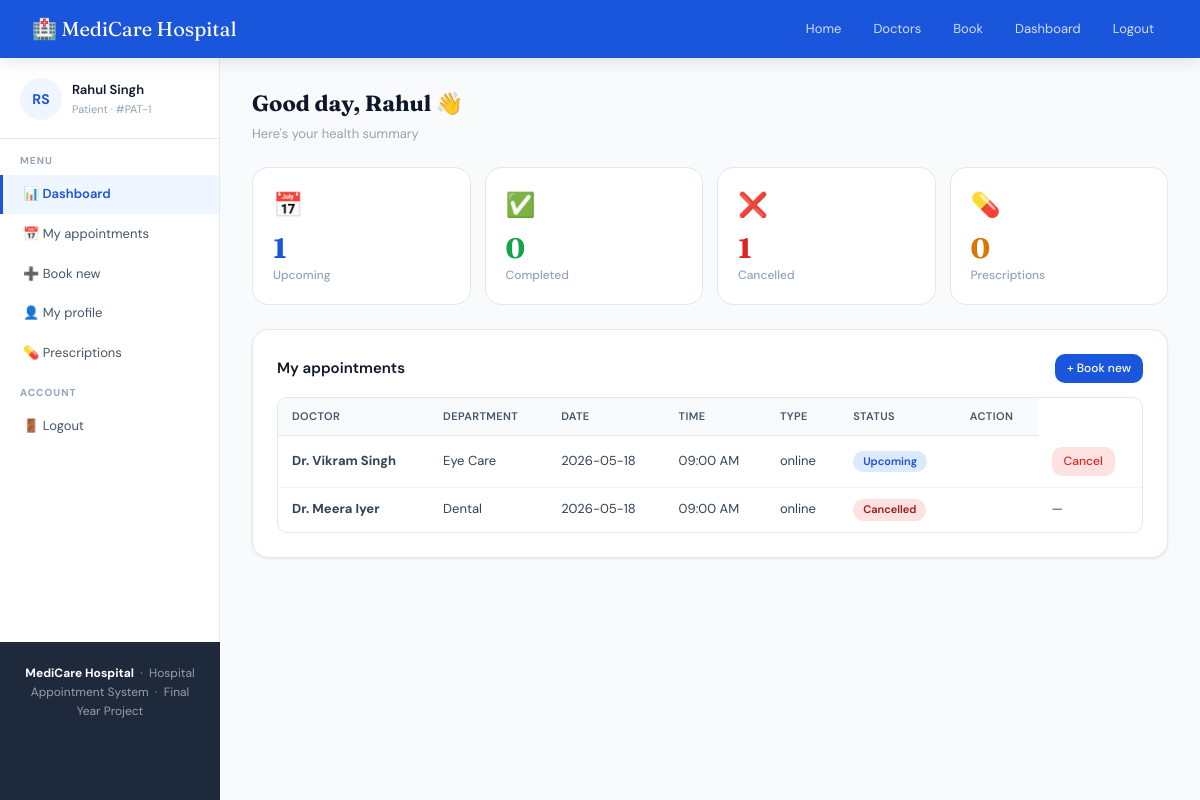
The app's page /patient/dashboard (signed in), older data.
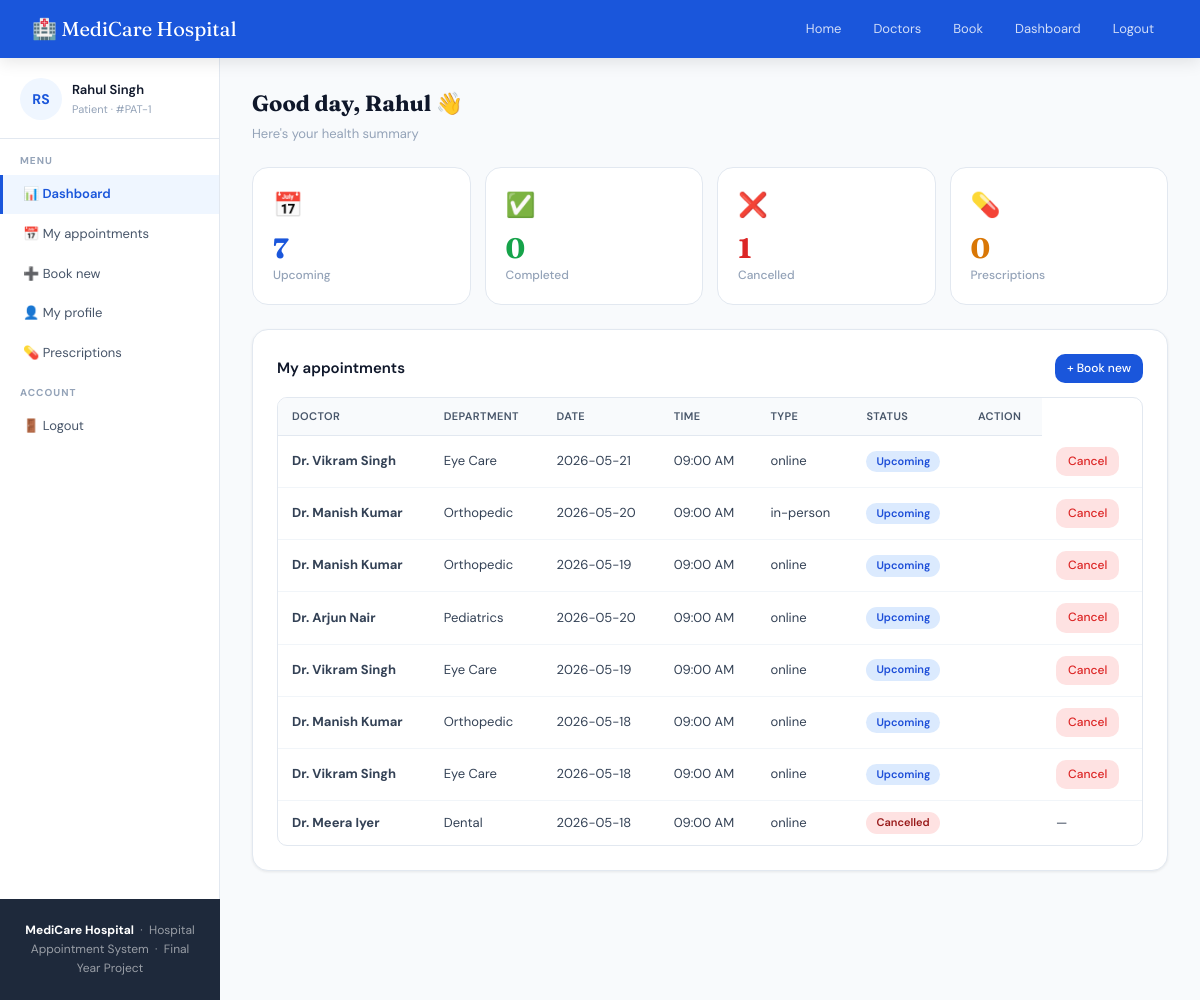
The same page, newer data.
### models.py (models this page shows, shortened)
class Patient(UserMixin, db.Model):
    __tablename__ = 'patients'
    id           = db.Column(db.Integer, primary_key=True)
    first_name   = db.Column(db.String(50), nullable=False)
    last_name    = db.Column(db.String(50), nullable=False)
    email        = db.Column(db.String(100), unique=True, nullable=False)
    password     = db.Column(db.String(200), nullable=False)
    phone        = db.Column(db.String(15))
    dob          = db.Column(db.String(20))
    gender       = db.Column(db.String(10))
    blood_group  = db.Column(db.String(5))
    address      = db.Column(db.String(200))
    created_at   = db.Column(db.DateTime, default=datetime.utcnow)
    appointments = db.relationship('Appointment', backref='patient', lazy=True)
    def full_name(self):
        return f"{self.first_name} {self.last_name}"

class Appointment(db.Model):
    __tablename__ = 'appointments'
    id         = db.Column(db.Integer, primary_key=True)
    patient_id = db.Column(db.Integer, db.ForeignKey('patients.id'), nullable=False)
    doctor_id  = db.Column(db.Integer, db.ForeignKey('doctors.id'),  nullable=False)
    date       = db.Column(db.String(20), nullable=False)
    time_slot  = db.Column(db.String(20), nullable=False)
    reason     = db.Column(db.String(300))
    appt_type  = db.Column(db.String(20), default='in-person')
    status     = db.Column(db.String(20), default='upcoming')
    created_at = db.Column(db.DateTime, default=datetime.utcnow)

class Doctor(db.Model):
    __tablename__ = 'doctors'
    id            = db.Column(db.Integer, primary_key=True)
    name          = db.Column(db.String(100), nullable=False)
    email         = db.Column(db.String(100), unique=True, nullable=False)
    password      = db.Column(db.String(200), nullable=False)
    specialization = db.Column(db.String(100))
    experience    = db.Column(db.String(30))
    availability  = db.Column(db.String(100), default='Mon-Fri, 10am-4pm')
    fee           = db.Column(db.Integer, default=500)
    status        = db.Column(db.String(20), default='available')
    department_id = db.Column(db.Integer, db.ForeignKey('departments.id'))
    appointments  = db.relationship('Appointment', backref='doctor', lazy=True)

class Department(db.Model):
    __tablename__ = 'departments'
    id      = db.Column(db.Integer, primary_key=True)
    name    = db.Column(db.String(100), unique=True, nullable=False)
    emoji   = db.Column(db.String(5), default='🏥')
    doctors = db.relationship('Doctor', backref='department', lazy=True)

### app.py (the view)
@app.route('/patient/dashboard')
@login_required
def patient_dashboard():
    if session.get('role') != 'patient':
        return redirect(url_for('home'))
    appointments  = Appointment.query.filter_by(patient_id=current_user.id).order_by(Appointment.created_at.desc()).all()
    prescriptions = Prescription.query.filter_by(patient_id=current_user.id).all()
    upcoming   = [a for a in appointments if a.status == 'upcoming']
    completed  = [a for a in appointments if a.status == 'completed']
    cancelled  = [a for a in appointments if a.status == 'cancelled']
    return render_template('patient_dashboard.html', appointments=appointments, prescriptions=prescriptions, upcoming_count=len(upcoming), completed_count=len(completed), cancelled_count=len(cancelled))

### app.py (called while the page is built)
@login_manager.user_loader
def load_user(user_id):
    role = session.get('role')
    if role == 'patient':
        return Patient.query.get(int(user_id))
    elif role == 'doctor':
        return Doctor.query.get(int(user_id))
    elif role == 'admin':
        return Admin.query.get(int(user_id))
    return None

### templates/patient_dashboard.html (shortened to what this page needs)
{% extends "base.html" %}
{% block content %}
<div class="dash-layout">
  <aside class="sidebar">
    <div class="sidebar-user">
      <div class="avatar" style="width:42px;height:42px;font-size:14px;">
        {{ current_user.first_name[0] }}{{ current_user.last_name[0] }}
      </div>
      <div>
        <div style="font-size:13px;font-weight:600;">{{ current_user.full_name() }}</div>
        <div style="font-size:11px;color:var(--gray-400);">Patient · #PAT-{{ current_user.id }}</div>
      </div>
    </div>
    <div class="sidebar-title">Menu</div>
    <div class="sidebar-item active" onclick="showTab('overview', this)">📊 Dashboard</div>
    <div class="sidebar-item" onclick="showTab('appointments', this)">📅 My appointments</div>
    <div class="sidebar-item" onclick="window.location.href='{{ url_for('book_appointment') }}'">➕ Book new</div>
    <div class="sidebar-item" onclick="showTab('profile', this)">👤 My profile</div>
    <div class="sidebar-item" onclick="showTab('prescriptions', this)">💊 Prescriptions</div>
    <div class="sidebar-title">Account</div>
    <div class="sidebar-item" onclick="window.location.href='{{ url_for('logout') }}'">🚪 Logout</div>
  </aside>
  <div class="dash-content">
    <div id="tab-overview">
      <div class="page-header">
        <h2>Good day, {{ current_user.first_name }} 👋</h2>
        <p>Here's your health summary</p>
      </div>
      <div class="stats-grid">
        <div class="stat-card">
          <div class="stat-icon">📅</div>
          <div class="stat-num" style="color:var(--blue);">{{ upcoming_count }}</div>
          <div class="stat-label">Upcoming</div>
        </div>
        <div class="stat-card">
          <div class="stat-icon">✅</div>
          <div class="stat-num" style="color:var(--green);">{{ completed_count }}</div>
          <div class="stat-label">Completed</div>
        </div>
        <div class="stat-card">
          <div class="stat-icon">❌</div>
          <div class="stat-num" style="color:var(--red);">{{ cancelled_count }}</div>
          <div class="stat-label">Cancelled</div>
        </div>
        <div class="stat-card">
          <div class="stat-icon">💊</div>
          <div class="stat-num" style="color:var(--amber);">{{ prescriptions|length }}</div>
          <div class="stat-label">Prescriptions</div>
        </div>
      </div>
      <div class="card">
        <div style="display:flex;align-items:center;justify-content:space-between;margin-bottom:14px;">
          <h3 style="font-size:15px;font-weight:600;">My appointments</h3>
          <a href="{{ url_for('book_appointment') }}" class="btn btn-primary btn-sm">+ Book new</a>
        </div>
        <div class="table-wrap">
          <table>
            <thead>
              <tr>
                <th>Doctor</th>
                <th>Department</th>
                <th>Date</th>
                <th>Time</th>
                <th>Type</th>
                <th>Status</th>
                <th>Action</th>
              </tr>
            </thead>
            <tbody>
              {% for appt in appointments %}
              <tr>
                <td><b>{{ appt.doctor.name }}</b></td>
                <td>{{ appt.doctor.department.name }}</td>
                <td>{{ appt.date }}</td>
                <td>{{ appt.time_slot }}</td>
                <td>{{ appt.appt_type }}</td>
                <td>
                  <span class="badge
                    {% if appt.status == 'upcoming' %}badge-blue
                    {% elif appt.status == 'completed' %}badge-green
                    {% else %}badge-red{% endif %}">
                    {{ appt.status | capitalize }}
                  </span>
                </td>
                <td>
                 <td>
  {% if appt.status == 'upcoming' %}
  <a href="{{ url_for('cancel_appointment', appt_id=appt.id) }}"
     class="btn btn-danger btn-sm"
     onclick="return confirm('Cancel this appointment?')">Cancel</a>
  {% elif appt.status == 'completed' %}
  <a href="{{ url_for('give_feedback', appt_id=appt.id) }}"
     class="btn btn-success btn-sm">⭐ Rate</a>
  {% else %}
  —
  {% endif %}
</td>
              </tr>
              {% endfor %}
            </tbody>
          </table>
        </div>
      </div>
    </div>
</div>
{% endblock %}

### templates/base.html (shortened to what this page needs)
<!DOCTYPE html>
<html lang="en">
<head>
</head>
<body>
<nav class="navbar">
  <a class="navbar-brand" href="{{ url_for('home') }}">🏥 MediCare Hospital</a>
  <div class="nav-links">
    {% if current_user.is_authenticated %}
      {% if session.get('role') == 'patient' %}
        <a class="nav-link" href="{{ url_for('home') }}">Home</a>
        <a class="nav-link" href="{{ url_for('doctors') }}">Doctors</a>
        <a class="nav-link" href="{{ url_for('book_appointment') }}">Book</a>
        <a class="nav-link" href="{{ url_for('patient_dashboard') }}">Dashboard</a>
        <a class="nav-link" href="{{ url_for('logout') }}">Logout</a>
      {% elif session.get('role') == 'doctor' %}
        <a class="nav-link" href="{{ url_for('doctor_dashboard') }}">My Schedule</a>
        <a class="nav-link" href="{{ url_for('logout') }}">Logout</a>
      {% elif session.get('role') == 'admin' %}
        <a class="nav-link" href="{{ url_for('admin_dashboard') }}">Admin Panel</a>
        <a class="nav-link" href="{{ url_for('logout') }}">Logout</a>
      {% endif %}
    {% else %}
      <a class="nav-link" href="{{ url_for('home') }}">Home</a>
      <a class="nav-link" href="{{ url_for('doctors') }}">Doctors</a>
      <a class="nav-link" href="{{ url_for('login') }}">Login</a>
      <a class="nav-btn" href="{{ url_for('register') }}">Register</a>
    {% endif %}
  </div>
</nav>
{% block content %}{% endblock %}
<footer class="footer">
  <strong>MediCare Hospital</strong> &nbsp;·&nbsp; Hospital Appointment System &nbsp;·&nbsp; Final Year Project
</footer>
</body>
</html>

### templates/base.html (style rules this page uses)
:root { --blue:#1a56db;--blue-light:#EFF6FF;--blue-dark:#1e40af;--navy:#1e293b;--green:#16a34a;--green-light:#DCFCE7;--amber:#d97706;--amber-light:#FEF3C7;--red:#dc2626;--red-light:#FEE2E2;--gray-50:#F8FAFC;--gray-100:#F1F5F9;--gray-200:#E2E8F0;--gray-400:#94A3B8;--gray-600:#475569;--gray-700:#334155;--gray-900:#0F172A;--white:#ffffff;--font-head:'Fraunces',serif;--font-body:'DM Sans',sans-serif;--radius:10px;--radius-lg:16px;--shadow:0 1px 3px rgba(0,0,0,0.08);--shadow-md:0 4px 16px rgba(0,0,0,0.10) }
* { box-sizing:border-box;margin:0;padding:0 }
body { font-family:var(--font-body);background:var(--gray-50);color:var(--gray-900);font-size:14px;line-height:1.6 }
a { text-decoration:none;color:inherit }
.navbar { background:var(--blue);padding:0 32px;height:58px;display:flex;align-items:center;justify-content:space-between;position:sticky;top:0;z-index:999;box-shadow:var(--shadow-md) }
.navbar-brand { font-family:var(--font-head);font-size:20px;color:#fff;display:flex;align-items:center;gap:8px }
.nav-links { display:flex;align-items:center;gap:4px }
.nav-link { color:rgba(255,255,255,0.80);font-size:13px;padding:7px 14px;border-radius:7px;transition:background .15s;display:inline-block }
.btn { display:inline-flex;align-items:center;gap:6px;padding:9px 20px;border-radius:var(--radius);font-size:14px;font-weight:500;cursor:pointer;border:none;font-family:var(--font-body);transition:all .15s;text-decoration:none }
.btn-primary { background:var(--blue);color:#fff }
.btn-danger { background:var(--red-light);color:var(--red) }
.btn-sm { padding:5px 12px;font-size:12px }
.badge { display:inline-block;padding:2px 10px;border-radius:20px;font-size:11px;font-weight:600 }
.badge-blue { background:#DBEAFE;color:#1d4ed8 }
.badge-red { background:var(--red-light);color:#991b1b }
.card { background:var(--white);border-radius:var(--radius-lg);border:1px solid var(--gray-200);padding:24px;box-shadow:var(--shadow) }
.table-wrap { overflow-x:auto;border-radius:var(--radius);border:1px solid var(--gray-200) }
table { width:100%;border-collapse:collapse;font-size:13px }
thead th { background:var(--gray-50);padding:10px 14px;text-align:left;font-weight:600;color:var(--gray-600);font-size:11px;text-transform:uppercase;letter-spacing:0.4px;border-bottom:1px solid var(--gray-200) }
tbody td { padding:11px 14px;border-bottom:1px solid var(--gray-100);color:var(--gray-700);vertical-align:middle }
tbody tr:last-child td { border-bottom:none }
.dash-layout { display:grid;grid-template-columns:220px 1fr;min-height:calc(100vh - 58px) }
.sidebar { background:var(--white);border-right:1px solid var(--gray-200);padding:20px 0 }
.sidebar-user { padding:0 20px 18px;border-bottom:1px solid var(--gray-200);margin-bottom:14px;display:flex;align-items:center;gap:10px }
.sidebar-title { font-size:10px;font-weight:700;color:var(--gray-400);letter-spacing:1px;text-transform:uppercase;padding:0 20px;margin:12px 0 6px }
.sidebar-item { display:flex;align-items:center;gap:10px;padding:9px 20px;font-size:13px;color:var(--gray-600);border-left:3px solid transparent;transition:all .15s;cursor:pointer;margin-bottom:1px }
.sidebar-item.active { background:var(--blue-light);color:var(--blue);border-left-color:var(--blue);font-weight:600 }
.dash-content { padding:28px 32px;background:var(--gray-50) }
.page-header { margin-bottom:22px }
.page-header h2 { font-family:var(--font-head);font-size:22px;margin-bottom:3px }
.page-header p { font-size:13px;color:var(--gray-400) }
.stats-grid { display:grid;grid-template-columns:repeat(auto-fit,minmax(150px,1fr));gap:14px;margin-bottom:24px }
.stat-card { background:var(--white);border:1px solid var(--gray-200);border-radius:var(--radius-lg);padding:18px 20px }
.stat-icon { font-size:24px;margin-bottom:10px }
.stat-num { font-size:28px;font-weight:700;font-family:var(--font-head);line-height:1;margin-bottom:4px }
.stat-label { font-size:12px;color:var(--gray-400);font-weight:500 }
.avatar { border-radius:50%;background:var(--blue-light);display:flex;align-items:center;justify-content:center;font-weight:700;color:var(--blue);flex-shrink:0 }
.footer { background:var(--navy);color:rgba(255,255,255,0.55);text-align:center;padding:22px;font-size:12px }
.footer strong { color:#fff }

Row changes from the older to the newer data that the page shows:
added Appointment: doctor.name "Dr. Vikram Singh", doctor.department.name "Eye Care", date "2026-05-21", time_slot "09:00 AM", appt_type "online", status "Upcoming"
added Appointment: doctor.name "Dr. Manish Kumar", doctor.department.name "Orthopedic", date "2026-05-20", time_slot "09:00 AM", appt_type "in-person", status "Upcoming"
added Appointment: doctor.name "Dr. Manish Kumar", doctor.department.name "Orthopedic", date "2026-05-19", time_slot "09:00 AM", appt_type "online", status "Upcoming"
added Appointment: doctor.name "Dr. Arjun Nair", doctor.department.name "Pediatrics", date "2026-05-20", time_slot "09:00 AM", appt_type "online", status "Upcoming"
added Appointment: doctor.name "Dr. Vikram Singh", doctor.department.name "Eye Care", date "2026-05-19", time_slot "09:00 AM", appt_type "online", status "Upcoming"
added Appointment: doctor.name "Dr. Manish Kumar", doctor.department.name "Orthopedic", date "2026-05-18", time_slot "09:00 AM", appt_type "online", status "Upcoming"
Text that changed along with them:
{{ upcoming_count }}: "1" → "7"
